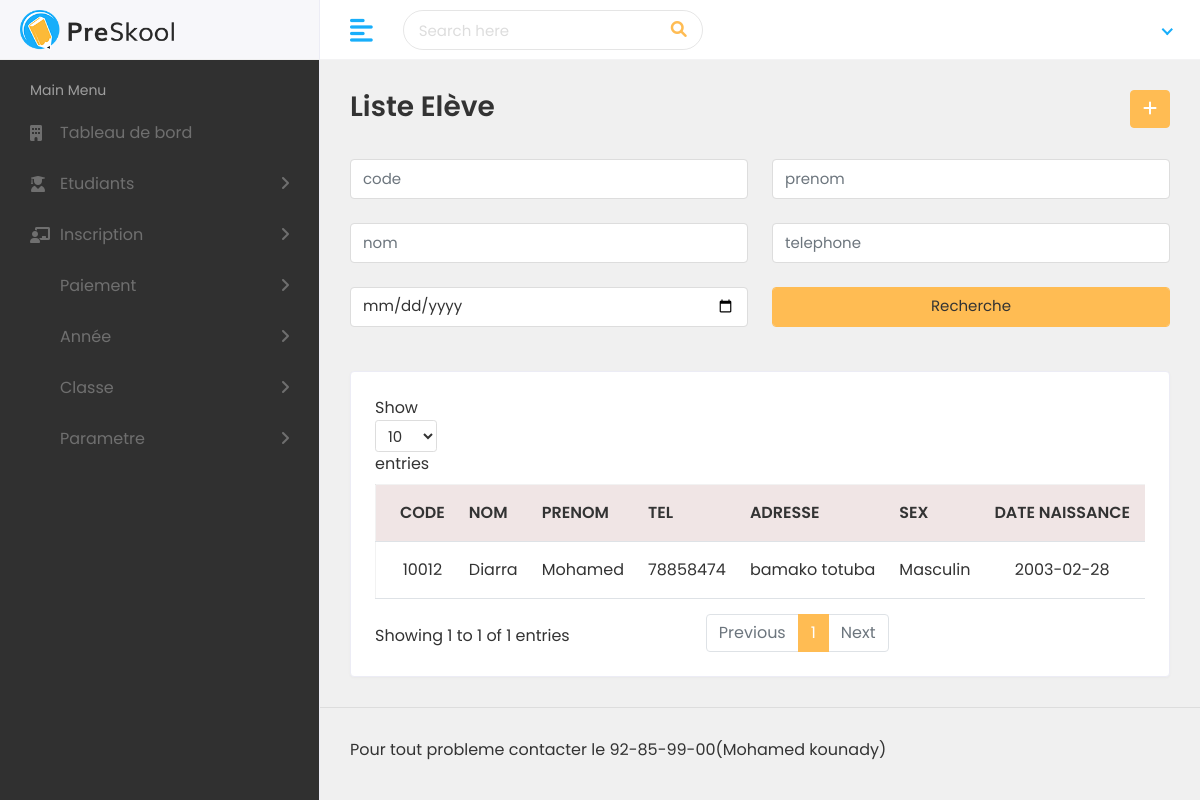
The page /pages/listeEleve.php (signed in) on the database its author committed.
### tables this page shows
CREATE TABLE `eleve` (
  `id_eleve` int(10) UNSIGNED NOT NULL,
  `nom` varchar(45) DEFAULT NULL,
  `prenom` varchar(45) DEFAULT NULL,
  `telephone` varchar(45) DEFAULT NULL,
  `adresse` varchar(100) NOT NULL,
  `np_mere` varchar(45) DEFAULT NULL,
  `np_pere` varchar(45) DEFAULT NULL,
  `tel_parent` varchar(45) NOT NULL,
  `lieuxtravailPere` varchar(45) DEFAULT NULL,
  `lieuxtravailMere` varchar(45) DEFAULT NULL,
  `date_nais` date NOT NULL,
  `sex` varchar(45) DEFAULT NULL,
  `date_enregister` datetime NOT NULL DEFAULT current_timestamp(),
  `id_user` int(11) NOT NULL
);

### pages/listeEleve.php (the view, shortened to what this page needs)
<?php
require '../includes/head.php';
require '../codePHP/modifierEleve.php';
$req = $pdo->prepare("SELECT * FROM eleve ORDER BY id_eleve DESC");
$req->execute();
?>
<div class="header">
<div class="header-left">
<a href="index.html" class="logo">
<img src="../assets/img/logo.png" alt="Logo">
</a>
</div>
<a href="javascript:void(0);" id="toggle_btn">
<i class="fas fa-align-left"></i>
</a>
<div class="top-nav-search">
<form>
<input type="text" class="form-control" placeholder="Search here">
<button class="btn" type="submit"><i class="fas fa-search"></i></button>
</form>
</div>
<?php  require '../includes/sous.php'; ?>
</div>
<?php  require '../includes/nav.php'; ?>
<div class="page-wrapper">
<div class="content container-fluid">
<div class="page-header">
<div class="row align-items-center">
<div class="col">
<h3 class="page-title">Liste Elève</h3>
</div>
<div class="col-auto text-end float-end ms-auto">
<a href="ajouterEleve.php" class="btn btn-primary"><i class="fas fa-plus"></i></a>
</div>
</div>
</div>
<form method="post">
<div class="row">
<div class="col-12 col-sm-6">
<input type="text" name="id_eleve" maxlength="12" placeholder="code" class="form-control"><br>
<input type="text" name="nom" maxlength="45" placeholder="nom" class="form-control"><br>
</div>
<div class="col-12 col-sm-6">
<input type="text" name="prenom" maxlength="45" placeholder="prenom" class="form-control"><br>
<input type="text" name="telephone" maxlength="15" placeholder="telephone" class="form-control"><br>
</div>
<div class="col-12 col-sm-6">
<input type="date" name="date_nais" placeholder="" class="form-control"><br>
</div>
<div class="col-12 col-sm-6">
<input type="submit" value="Recherche" name="recherche"  class="btn btn-primary form-control">
</div>
</form>
<div class="col-sm-12" style="margin-top:20px;">
<div class="card card-table" >
<div class="card-body">
<div class="table-responsive">
<table class="table table-hover table-center mb-0 datatable">
<thead  style="background-color:rgba(110, 0, 0,.1);">
<tr>
<th>CODE</th>
<th>NOM</th>
<th>PRENOM</th>
<th>TEL</th>
<th>ADRESSE</th>
<th>SEX</th>
<th>DATE NAISSANCE</th>
<th class="text-end">Action</th>
</tr>
</thead>
<tbody align="center">
<?php foreach($req as $resultat){ ?>
<tr>
<td> <?php echo $resultat['id_eleve']; ?> </td>
<td> <?php echo $resultat['nom']; ?> </td>
<td> <?php echo $resultat['prenom']; ?> </td>
<td> <?php echo $resultat['telephone']; ?> </td>
<td> <?php echo $resultat['adresse']; ?> </td>
<td> <?php echo $resultat['sex']; ?> </td>
<td> <?php echo $resultat['date_nais']; ?> </td>
<td><a href="editerEleve.php?id_eleve=<?php echo $resultat['id_eleve']; ?>" onclick="return confirm('Voulez-vous vraiment modifier ce élément?');">editer </a></td>
</tr>
<?php } ?>
</tbody>
</table>
</div>
</div>
</div>
</div>
</div>
</div>
<footer>
<p>Pour tout probleme contacter le 92-85-99-00(Mohamed kounady)</p>
</footer>
</div>
</body>
</html>

### assets/css/style.css (style rules this page uses)
html { height: 100%; }
body { background-color: #fff; color: #333; font-family: 'Poppins', sans-serif; font-size: 1rem; height: 100%; line-height: 1.5; overflow-x: hidden; }
h1, h2, h3, h4, h5, h6 { font-family: 'Poppins', sans-serif; margin-top: 0; }
.form-control { border: 1px solid #ddd; box-shadow: none; color: #333; font-size: 15px; height: 40px; }
a { color: #009ce7; text-decoration: none; }
input, button, a { transition: all 0.4s ease; -moz-transition: all 0.4s ease; -o-transition: all 0.4s ease; -ms-transition: all 0.4s ease; -webkit-transition: all 0.4s ease; }
input, input:focus, button, button:focus { outline: none; }
input[type=text], input[type=password] { -webkit-appearance: none; -moz-appearance: none; appearance: none; }
.table { color: #333; max-width: 100%; margin-bottom: 0; width: 100%; }
.table>:not(:first-child) { border-top: transparent; }
.table>:not(caption)>*>* { box-shadow: unset; padding: 0.75rem; }
.table thead th { vertical-align: bottom; border-bottom: 1px solid #dee2e6; }
.table.dataTable { border-collapse: collapse !important; border: 1px solid rgba(0, 0, 0, 0.05); }
.table thead tr th { font-weight: 600; }
.table tbody tr { border-bottom: 1px solid #dee2e6; }
.table.table-center td, .table.table-center th { vertical-align: middle; }
.card-table .card-body .table > thead > tr > th { border-top: 0; }
.card-table .card-body .table tr td:first-child, .card-table .card-body .table tr th:first-child { padding-left: 1.5rem; }
.card-table .table td, .card-table .table th { border-top: 1px solid #e2e5e8; padding: 1rem 0.75rem; white-space: nowrap; }
.btn-primary { background-color: #FFBC53; border: 1px solid #FFBC53; }
.card { border: 1px solid #ececf5; box-shadow: 0 1px 3px 0 rgba(0, 0, 0, 0.03); margin-bottom: 1.875rem; }
.card-body { padding: 1.5rem; }
.header { background-color: #fff; border-bottom: 1px solid #f3f3f4; left: 0; position: fixed; right: 0; top: 0; z-index: 1001; height: 60px; }
.header .header-left { float: left; height: 60px; padding: 0 20px; position: relative; width: 320px; z-index: 1; transition: all 0.2s ease-in-out; background-color: #f7f7fa; border-bottom: 1px solid #efefef; border-right: 1px solid #ececf5; display: flex; align-items: center; }
.header .header-left .logo { display: inline-block; line-height: 60px; }
.header .header-left .logo img { max-height: 40px; width: auto; }
.top-nav-search { float: left; margin-left: 15px; }
.top-nav-search form { margin-top: 10px; position: relative; width: 300px; }
.top-nav-search .form-control { background-color: transparent; border-color: rgba(0, 0, 0, 0.1); border-radius: 50px; color: #6c757d; height: 40px; padding: 10px 50px 10px 15px; }
.top-nav-search .btn { background-color: transparent; border-color: transparent; color: #ffbc53; min-height: 40px; padding: 7px 15px; position: absolute; right: 0; top: 0; }
.top-nav-search .form-control::placeholder { color: #ddd; }
footer { padding: 1.875rem 1.875rem; border-top: 1px solid #ddd; }
footer p { margin: 0px; }
.page-wrapper { margin-left: 320px; padding-top: 60px; position: relative; transition: all 0.4s ease; }
.page-wrapper > .content { padding: 1.875rem 1.875rem 0; }
.page-header { margin-bottom: 1.875rem; }
.page-title { font-size: 28px; font-weight: 600; color: #333; margin-bottom: 5px; }
@media (min-width: 992px) { #toggle_btn { align-items: center; color: #18aefa; display: inline-flex; float: left; font-size: 26px; height: 60px; justify-content: center; margin-left: 15px; padding: 0 15px; } }

### includes/nav.php (style rules this page uses)
a { color: red; }

### rows shown on the page
eleve: id_eleve "10012", nom "Diarra", prenom "Mohamed", telephone "78858474", adresse "bamako totuba", sex "Masculin", date_nais "2003-02-28"
